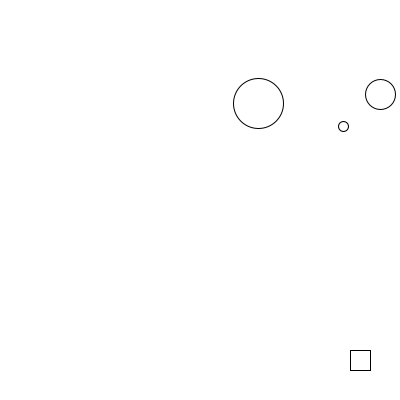
Frame 1 (no input)
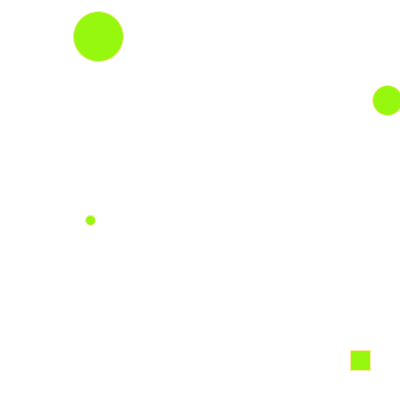
Frame 60 (the mouse pressed at the canvas centre just before this capture)
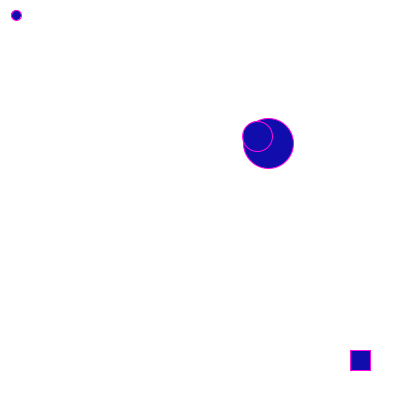
Frame 120 (the mouse held since frame 60 and released just before this capture)

The Processing sketch that drew these frames (run headless with seeded random() and noise(); from frame 60 on, the mouse is pressed at the canvas centre):

// Processing sketch: processing_15747
// ── processing_15747.pde

void setup() {
size (400,400);
}

void draw() {
  if(mouseX <50 || mouseY <350){
    
    background(255,255,255,255);
    rect(350,350,20,20);
    ellipse (random(400),random(400),50,50);
    ellipse (random(400),random(400),30,30);
    ellipse (random(400),random(400),10,10);
    stroke(400, random(255),random(255),400);
    fill(random(255),random(255),random(255),255);
   
 
  } else{
    background(255,255,0,255);
    rect(0,random(400),100,400);
    rect(100,random(400),100,400);
    rect(200,random(400),100,400);
    rect(300,random(400),100,400);
    stroke(400,random(400),100,400);
    
    fill(random(255),random(255),random(255),255);
  }}

    
